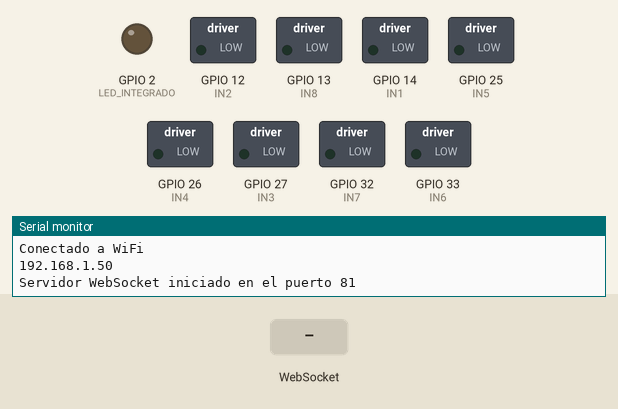
Simulated run of this sketch. Board: ESP32. Shown: switched loads named in the sketch (green lamp = pin HIGH), output pins drawn as LEDs (lit = HIGH), the last lines printed to the serial monitor. The inputs (shaded band) are chosen by the test bench. WiFi joins after 1.5 s; servers stay silent unless stated.

Above: at 2.7 s.
2.8 s: WebSocket text "w" received
At 3.3 s:
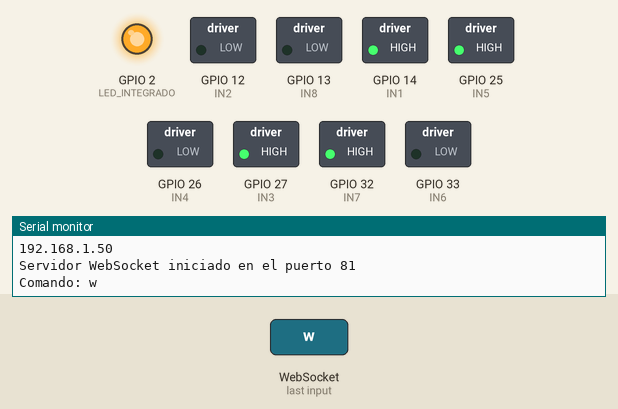
4.3 s: WebSocket text "s" received
At 5.5 s:
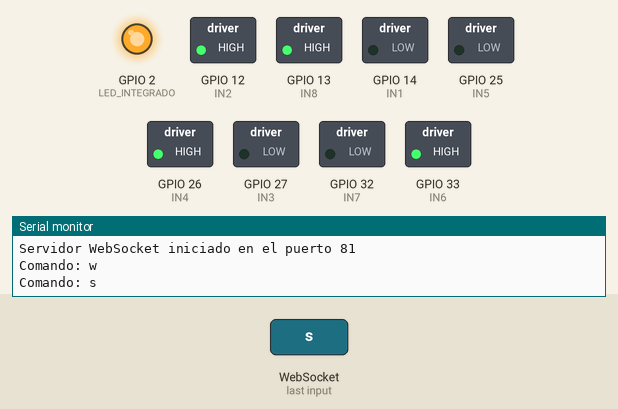
5.8 s: WebSocket text "a" received
At 6.7 s:
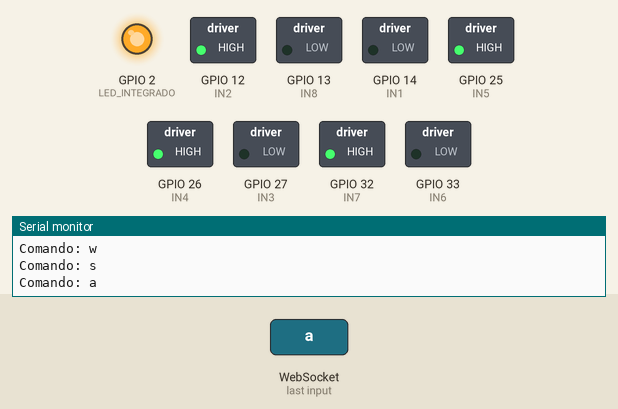
7.3 s: WebSocket text "d" received
At 7.9 s:
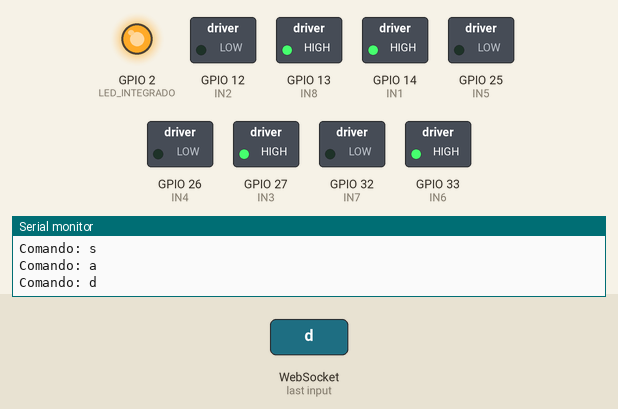
Timing chart, 0 to 9.8 s (numbered marks = the images above; inputs shaded):
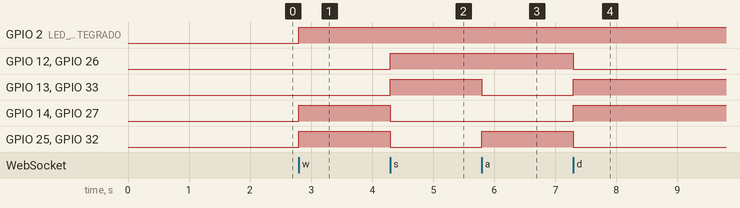

Measured:
- after the input at 2.8 s, GPIO 2 (LED_INTEGRADO), GPIO 14 (IN1), GPIO 25 (IN5), GPIO 27 (IN3), GPIO 32 (IN7): LOW → HIGH at once
- after the input at 4.3 s, GPIO 12 (IN2), GPIO 13 (IN8), GPIO 26 (IN4), GPIO 33 (IN6): LOW → HIGH at once; GPIO 14 (IN1), GPIO 25 (IN5), GPIO 27 (IN3), GPIO 32 (IN7): HIGH → LOW at once
- after the input at 5.8 s, GPIO 13 (IN8), GPIO 33 (IN6): HIGH → LOW at once; GPIO 25 (IN5), GPIO 32 (IN7): LOW → HIGH at once
- after the input at 7.3 s, GPIO 12 (IN2), GPIO 25 (IN5), GPIO 26 (IN4), GPIO 32 (IN7): HIGH → LOW at once; GPIO 13 (IN8), GPIO 14 (IN1), GPIO 27 (IN3), GPIO 33 (IN6): LOW → HIGH at once

The sketch:

esp32_ledIntegrado.ino
```cpp
#include <WiFi.h>
#include <WiFiMulti.h>
#include <WebSocketsServer.h>

WiFiMulti wifiMulti;
WebSocketsServer webSocket = WebSocketsServer(81);  // WebSocket en puerto 81

// Pines de motores (8 pines para 4 motores)
#define IN1 14  // Motor 1
#define IN2 12
#define IN3 27  // Motor 2
#define IN4 26
#define IN5 25  // Motor 3 (agregado)
#define IN6 33
#define IN7 32  // Motor 4 (agregado)
#define IN8 13

#define LED_INTEGRADO 2

void setup() {
  Serial.begin(115200);

  // Pines de salida
  pinMode(IN1, OUTPUT);
  pinMode(IN2, OUTPUT);
  pinMode(IN3, OUTPUT);
  pinMode(IN4, OUTPUT);
  pinMode(IN5, OUTPUT);
  pinMode(IN6, OUTPUT);
  pinMode(IN7, OUTPUT);
  pinMode(IN8, OUTPUT);
  pinMode(LED_INTEGRADO, OUTPUT);

  stopMotors();

  // Conexión WiFi
  wifiMulti.addAP("TP-Link_3FE2", "26826615");
  Serial.print("Conectando a WiFi");
  while (wifiMulti.run() != WL_CONNECTED) {
    Serial.print(".");
    delay(1000);
  }

  Serial.println("\nConectado a WiFi");
  Serial.println(WiFi.localIP());

  webSocket.begin();
  webSocket.onEvent(onWebSocketEvent);

  Serial.println("Servidor WebSocket iniciado en el puerto 81");
}

void loop() {
  webSocket.loop();
}

void onWebSocketEvent(uint8_t client, WStype_t type, uint8_t *payload, size_t length) {
  if (type == WStype_TEXT) {
    String msg = String((char *)payload);
    Serial.println("Comando: " + msg);

    if (msg == "w") adelante();
    else if (msg == "s") atras();
    else if (msg == "a") izquierda();
    else if (msg == "d") derecha();
    else if (msg == "stop") stopMotors();
  }
}

// Control de motores

// Todos adelante
void adelante() {
  digitalWrite(LED_INTEGRADO, HIGH);
  // Motor 1
  digitalWrite(IN1, HIGH);
  digitalWrite(IN2, LOW);
  // Motor 2
  digitalWrite(IN3, HIGH);
  digitalWrite(IN4, LOW);
  // Motor 3
  digitalWrite(IN5, HIGH);
  digitalWrite(IN6, LOW);
  // Motor 4
  digitalWrite(IN7, HIGH);
  digitalWrite(IN8, LOW);
}

// Todos atrás
void atras() {
  digitalWrite(LED_INTEGRADO, HIGH);
  digitalWrite(IN1, LOW);
  digitalWrite(IN2, HIGH);
  digitalWrite(IN3, LOW);
  digitalWrite(IN4, HIGH);
  digitalWrite(IN5, LOW);
  digitalWrite(IN6, HIGH);
  digitalWrite(IN7, LOW);
  digitalWrite(IN8, HIGH);
}

// Girar a la izquierda: motores derechos adelante, motores izquierdos atrás
void izquierda() {
  digitalWrite(LED_INTEGRADO, HIGH);
  // Motor 1 (izquierdo)
  digitalWrite(IN1, LOW);
  digitalWrite(IN2, HIGH);
  // Motor 2 (izquierdo)
  digitalWrite(IN3, LOW);
  digitalWrite(IN4, HIGH);
  // Motor 3 (derecho)
  digitalWrite(IN5, HIGH);
  digitalWrite(IN6, LOW);
  // Motor 4 (derecho)
  digitalWrite(IN7, HIGH);
  digitalWrite(IN8, LOW);
}

// Girar a la derecha: motores izquierdos adelante, motores derechos atrás
void derecha() {
  digitalWrite(LED_INTEGRADO, HIGH);
  // Motor 1 (izquierdo)
  digitalWrite(IN1, HIGH);
  digitalWrite(IN2, LOW);
  // Motor 2 (izquierdo)
  digitalWrite(IN3, HIGH);
  digitalWrite(IN4, LOW);
  // Motor 3 (derecho)
  digitalWrite(IN5, LOW);
  digitalWrite(IN6, HIGH);
  // Motor 4 (derecho)
  digitalWrite(IN7, LOW);
  digitalWrite(IN8, HIGH);
}

void stopMotors() {
  digitalWrite(LED_INTEGRADO, LOW);
  digitalWrite(IN1, LOW);
  digitalWrite(IN2, LOW);
  digitalWrite(IN3, LOW);
  digitalWrite(IN4, LOW);
  digitalWrite(IN5, LOW);
  digitalWrite(IN6, LOW);
  digitalWrite(IN7, LOW);
  digitalWrite(IN8, LOW);
}
```
